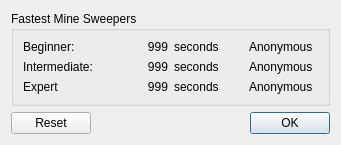
<?xml version="1.0" encoding="UTF-8"?>
<ui version="4.0">
 <class>BestTimesDialog</class>
 <widget class="QDialog" name="BestTimesDialog">
  <property name="geometry">
   <rect>
    <x>0</x>
    <y>0</y>
    <width>341</width>
    <height>129</height>
   </rect>
  </property>
  <property name="windowTitle">
   <string>Best Times</string>
  </property>
  <layout class="QVBoxLayout" name="verticalLayout">
   <item>
    <widget class="QGroupBox" name="groupBox">
     <property name="title">
      <string>Fastest Mine Sweepers</string>
     </property>
     <layout class="QGridLayout" name="gridLayout">
      <item row="0" column="0">
       <widget class="QLabel" name="beginnerLabel">
        <property name="text">
         <string>Beginner:</string>
        </property>
       </widget>
      </item>
      <item row="0" column="1">
       <widget class="QLabel" name="beginnerFastestTimeLabel">
        <property name="text">
         <string>999</string>
        </property>
        <property name="alignment">
         <set>Qt::AlignRight|Qt::AlignTrailing|Qt::AlignVCenter</set>
        </property>
       </widget>
      </item>
      <item row="0" column="2">
       <widget class="QLabel" name="beginnerFixedSeconds">
        <property name="text">
         <string>seconds</string>
        </property>
       </widget>
      </item>
      <item row="0" column="3">
       <widget class="QLabel" name="beginnerPlayerLabel">
        <property name="text">
         <string>Anonymous</string>
        </property>
       </widget>
      </item>
      <item row="1" column="0">
       <widget class="QLabel" name="intermediateLabel">
        <property name="text">
         <string>Intermediate:</string>
        </property>
       </widget>
      </item>
      <item row="1" column="1">
       <widget class="QLabel" name="intermediateFastestTimeLabel">
        <property name="text">
         <string>999</string>
        </property>
        <property name="alignment">
         <set>Qt::AlignRight|Qt::AlignTrailing|Qt::AlignVCenter</set>
        </property>
       </widget>
      </item>
      <item row="1" column="2">
       <widget class="QLabel" name="intermediateFixedSeconds">
        <property name="text">
         <string>seconds</string>
        </property>
       </widget>
      </item>
      <item row="1" column="3">
       <widget class="QLabel" name="intermediatePlayerLabel">
        <property name="text">
         <string>Anonymous</string>
        </property>
       </widget>
      </item>
      <item row="2" column="0">
       <widget class="QLabel" name="expertLabel">
        <property name="text">
         <string>Expert</string>
        </property>
       </widget>
      </item>
      <item row="2" column="1">
       <widget class="QLabel" name="expertFastestTimeLabel">
        <property name="text">
         <string>999</string>
        </property>
        <property name="alignment">
         <set>Qt::AlignRight|Qt::AlignTrailing|Qt::AlignVCenter</set>
        </property>
       </widget>
      </item>
      <item row="2" column="2">
       <widget class="QLabel" name="expertFixedSeconds">
        <property name="text">
         <string>seconds</string>
        </property>
       </widget>
      </item>
      <item row="2" column="3">
       <widget class="QLabel" name="expertPlayerLabel">
        <property name="text">
         <string>Anonymous</string>
        </property>
       </widget>
      </item>
     </layout>
    </widget>
   </item>
   <item>
    <widget class="QDialogButtonBox" name="buttonBox">
     <property name="orientation">
      <enum>Qt::Horizontal</enum>
     </property>
     <property name="standardButtons">
      <set>QDialogButtonBox::Ok|QDialogButtonBox::Reset</set>
     </property>
    </widget>
   </item>
  </layout>
 </widget>
 <resources/>
 <connections>
  <connection>
   <sender>buttonBox</sender>
   <signal>accepted()</signal>
   <receiver>BestTimesDialog</receiver>
   <slot>accept()</slot>
   <hints>
    <hint type="sourcelabel">
     <x>255</x>
     <y>121</y>
    </hint>
    <hint type="destinationlabel">
     <x>157</x>
     <y>274</y>
    </hint>
   </hints>
  </connection>
  <connection>
   <sender>buttonBox</sender>
   <signal>rejected()</signal>
   <receiver>BestTimesDialog</receiver>
   <slot>reject()</slot>
   <hints>
    <hint type="sourcelabel">
     <x>323</x>
     <y>121</y>
    </hint>
    <hint type="destinationlabel">
     <x>286</x>
     <y>274</y>
    </hint>
   </hints>
  </connection>
 </connections>
</ui>
